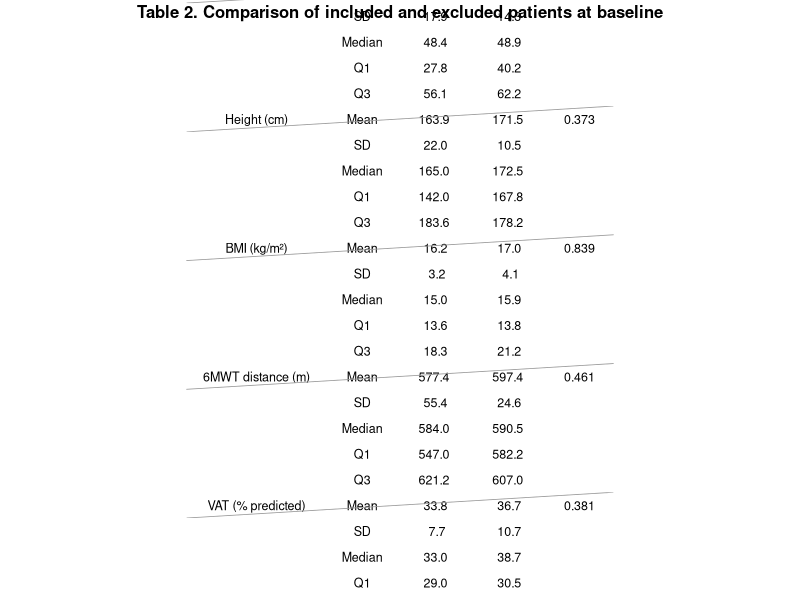

The R script that drew this image: (Note: this script raises an error after producing the figure.)
## ---- chunk 1
knitr::opts_chunk$set(echo = TRUE, warning = FALSE, message = FALSE)
## ---- chunk 2
# Load package
library(readxl)

# Import datasets
included_data <- read_excel("data/data_clean.xlsx")
excluded_data <- read_excel("data/data_excluded.xlsx")

# Check structure
str(included_data)
str(excluded_data)
## ---- chunk 3
library(dplyr)
library(gridExtra)
library(grid)

# Fonction descriptive
describe <- function(x) {
  data.frame(
    Statistic = c("Mean", "SD", "Median", "Q1", "Q3"),
    Value = c(
      mean(x, na.rm = TRUE),
      sd(x, na.rm = TRUE),
      median(x, na.rm = TRUE),
      quantile(x, 0.25, na.rm = TRUE),
      quantile(x, 0.75, na.rm = TRUE)
    )
  )
}

vars <- c("age", "weight_kg", "height_cm", "bmi_kg_cm2",
          "6minwt_distance_traveled_m_before",
          "vat_before",
          "pedsql_totalself_before")

labels <- c(
  "Age (years)",
  "Weight (kg)",
  "Height (cm)",
  "BMI (kg/m²)",
  "6MWT distance (m)",
  "VAT (% predicted)",
  "PedsQL score (0–100)"
)

table_list <- list()

for(i in seq_along(vars)) {
  
  var <- vars[i]
  
  x <- included_data[[var]]
  y <- excluded_data[[var]]
  
  # Remove NA (important pour le test)
  x_clean <- x[!is.na(x)]
  y_clean <- y[!is.na(y)]
  
  # Mann-Whitney
  p_val <- round(wilcox.test(x_clean, y_clean)$p.value, 3)
  
  inc <- describe(x)
  exc <- describe(y)
  
  df <- data.frame(
    Variable = c(labels[i], rep("", 4)),
    Statistic = inc$Statistic,
    Included = round(inc$Value, 1),
    Excluded = round(exc$Value, 1),
    p_value = c(p_val, rep("", 4))
  )
  
  table_list[[i]] <- df
}

table_final <- do.call(rbind, table_list)

# ---- SEX ----
p_sexe <- round(fisher.test(table(
  c(included_data$sexe, excluded_data$sexe),
  c(rep("Included", nrow(included_data)),
    rep("Excluded", nrow(excluded_data)))
))$p.value, 3)

sexe_inc <- table(included_data$sexe)
sexe_exc <- table(excluded_data$sexe)

sex_df <- data.frame(
  Variable = c("Sex (M/F)", rep("", length(sexe_inc)-1)),
  Statistic = names(sexe_inc),
  Included = as.numeric(sexe_inc),
  Excluded = as.numeric(sexe_exc),
  p_value = c(p_sexe, rep("", length(sexe_inc)-1))
)

table_final <- rbind(table_final, sex_df)

table_final

library(gridExtra)
library(grid)

# Ajuster hauteur automatiquement
n_rows <- nrow(table_final)

pdf(
  "figures/Table_2_Comparison_of_included_and_excluded_patients_at_baseline.pdf",
  width = 8,
  height = 1 + n_rows * 0.3   
)

# Table sans quadrillage
tg <- tableGrob(
  table_final,
  rows = NULL,
  theme = ttheme_minimal(  
    core = list(
      fg_params = list(fontsize = 9)
    ),
    colhead = list(
      fg_params = list(fontsize = 10, fontface = "bold")
    )
  )
)


# Add lines between variables 

library(gtable)

var_rows <- which(table_final$Variable != "")

for (i in var_rows) {
  tg <- gtable::gtable_add_grob(
    tg,
    grobs = segmentsGrob(
      x0 = 0, x1 = 1,
      gp = gpar(lwd = 0.8, col = "grey60") 
    ),
    t = i + 1,  # +1 pour header
    l = 1,
    r = ncol(tg)
  )
}
grid.arrange(
  textGrob(
    "Table 2. Comparison of included and excluded patients at baseline",
    gp = gpar(fontsize = 12, fontface = "bold")
  ),
  tg,
  ncol = 1,
  heights = c(0.2, 5)  
)

dev.off()
## ---- chunk 4

# Paired Wilcoxon test
wilcox_test <- wilcox.test(
  included_data$`6minwt_distance_traveled_m_after`,
  included_data$`6minwt_distance_traveled_m_before`,
  paired = TRUE,
  exact = TRUE
)
wilcox_test

# Viewing individual changes at a 6-minute walking distance

library(ggplot2)

# Create plot
p <- ggplot(included_data, aes(x = delta_6mwt)) +
  geom_histogram(bins = 10, fill = "lightgrey", color = "black") +
  geom_vline(xintercept = 0, linetype = "dashed", color = "red") +
  xlab("Change in 6-Minute Walk Distance (m)") +
  ylab("Number of patients") +
  ggtitle("Figure 3. Histogram of Individual Changes in the 6-Minute Walk Test") +
  theme_minimal()

# Display
p

# Save as PDF
ggsave(
  filename = "figures/Figure_3_Histogram_of_Individual_Changes_in_the_6-Minute_Walk_Test.pdf",
  plot = p,
  width = 6,
  height = 4
)
## ---- chunk 5
# Spearman correlation
cor_test <- cor.test(
  included_data$`6minwt_distance_traveled_m_after`,
  included_data$pedsql_totalself_after,
  method = "spearman"
)

cor_test

# Viewing
library(ggplot2)

# Create plot
p_corr <- ggplot(included_data, aes(
  x = `6minwt_distance_traveled_m_after`,
  y = pedsql_totalself_after
)) +
  geom_point() +
  geom_smooth(method = "lm", se = TRUE) +
  xlab("6-Minute Walk Distance (m)") +
  ylab("PedsQL Score (0–100)") +
  ggtitle("Figure 4. Correlation Between Functional Capacity and Quality of Life") +
  theme_minimal()

p_corr

# Export PDF
ggsave(
  "figures/Figure_4_Correlation_6MWT_PedsQL.pdf",
  plot = p_corr,
  width = 6,
  height = 4
)
